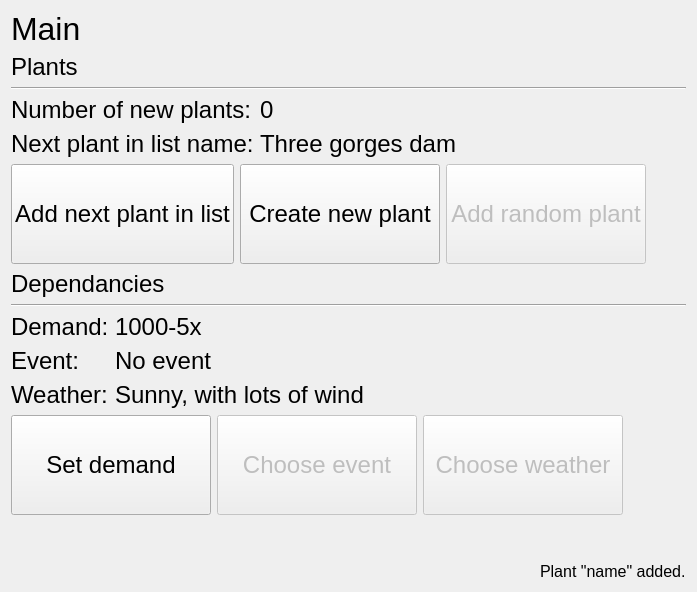
            <widget class="QWidget" name="page_main">
             <layout class="QVBoxLayout" name="verticalLayout_12">
              <item>
               <widget class="QLabel" name="label_7">
                <property name="maximumSize">
                 <size>
                  <width>16777215</width>
                  <height>50</height>
                 </size>
                </property>
                <property name="font">
                 <font>
                  <pointsize>24</pointsize>
                 </font>
                </property>
                <property name="text">
                 <string>Main</string>
                </property>
               </widget>
              </item>
              <item>
               <widget class="QLabel" name="label_12">
                <property name="font">
                 <font>
                  <pointsize>18</pointsize>
                 </font>
                </property>
                <property name="text">
                 <string>Plants</string>
                </property>
               </widget>
              </item>
              <item>
               <widget class="Line" name="line_13">
                <property name="orientation">
                 <enum>Qt::Horizontal</enum>
                </property>
               </widget>
              </item>
              <item>
               <layout class="QFormLayout" name="formLayout_4">
                <property name="topMargin">
                 <number>0</number>
                </property>
                <item row="1" column="0">
                 <widget class="QLabel" name="label_16">
                  <property name="font">
                   <font>
                    <pointsize>18</pointsize>
                   </font>
                  </property>
                  <property name="text">
                   <string>Next plant in list name:</string>
                  </property>
                 </widget>
                </item>
                <item row="0" column="0">
                 <widget class="QLabel" name="label_22">
                  <property name="font">
                   <font>
                    <pointsize>18</pointsize>
                   </font>
                  </property>
                  <property name="text">
                   <string>Number of new plants:</string>
                  </property>
                 </widget>
                </item>
                <item row="0" column="1">
                 <widget class="QLabel" name="main_label_number_new_plants">
                  <property name="font">
                   <font>
                    <pointsize>18</pointsize>
                   </font>
                  </property>
                  <property name="text">
                   <string>0</string>
                  </property>
                 </widget>
                </item>
                <item row="1" column="1">
                 <widget class="QLabel" name="main_label_next_plant_name">
                  <property name="font">
                   <font>
                    <pointsize>18</pointsize>
                   </font>
                  </property>
                  <property name="text">
                   <string>Three gorges dam</string>
                  </property>
                 </widget>
                </item>
               </layout>
              </item>
              <item>
               <layout class="QHBoxLayout" name="horizontalLayout_7">
                <item alignment="Qt::AlignLeft">
                 <widget class="QPushButton" name="main_button_add_plant">
                  <property name="minimumSize">
                   <size>
                    <width>200</width>
                    <height>100</height>
                   </size>
                  </property>
                  <property name="maximumSize">
                   <size>
                    <width>300</width>
                    <height>100</height>
                   </size>
                  </property>
                  <property name="font">
                   <font>
                    <pointsize>18</pointsize>
                   </font>
                  </property>
                  <property name="text">
                   <string>Add next plant in list</string>
                  </property>
                 </widget>
                </item>
                <item alignment="Qt::AlignLeft">
                 <widget class="QPushButton" name="main_button_create_plant">
                  <property name="minimumSize">
                   <size>
                    <width>200</width>
                    <height>100</height>
                   </size>
                  </property>
                  <property name="maximumSize">
                   <size>
                    <width>300</width>
                    <height>100</height>
                   </size>
                  </property>
                  <property name="font">
                   <font>
                    <pointsize>18</pointsize>
                   </font>
                  </property>
                  <property name="text">
                   <string>Create new plant</string>
                  </property>
                 </widget>
                </item>
                <item alignment="Qt::AlignLeft">
                 <widget class="QPushButton" name="main_button_random_plant">
                  <property name="enabled">
                   <bool>false</bool>
                  </property>
                  <property name="minimumSize">
                   <size>
                    <width>200</width>
                    <height>100</height>
                   </size>
                  </property>
                  <property name="maximumSize">
                   <size>
                    <width>300</width>
                    <height>100</height>
                   </size>
                  </property>
                  <property name="font">
                   <font>
                    <pointsize>18</pointsize>
                   </font>
                  </property>
                  <property name="text">
                   <string>Add random plant</string>
                  </property>
                 </widget>
                </item>
                <item>
                 <spacer name="horizontalSpacer_6">
                  <property name="orientation">
                   <enum>Qt::Horizontal</enum>
                  </property>
                  <property name="sizeHint" stdset="0">
                   <size>
                    <width>40</width>
                    <height>20</height>
                   </size>
                  </property>
                 </spacer>
                </item>
               </layout>
              </item>
              <item>
               <widget class="QLabel" name="label_13">
                <property name="font">
                 <font>
                  <pointsize>18</pointsize>
                 </font>
                </property>
                <property name="text">
                 <string>Dependancies</string>
                </property>
               </widget>
              </item>
              <item>
               <widget class="Line" name="line_14">
                <property name="orientation">
                 <enum>Qt::Horizontal</enum>
                </property>
               </widget>
              </item>
              <item>
               <layout class="QFormLayout" name="formLayout_5">
                <property name="topMargin">
                 <number>0</number>
                </property>
                <item row="0" column="0">
                 <widget class="QLabel" name="label_25">
                  <property name="font">
                   <font>
                    <pointsize>18</pointsize>
                   </font>
                  </property>
                  <property name="text">
                   <string>Demand:</string>
                  </property>
                 </widget>
                </item>
                <item row="0" column="1">
                 <widget class="QLabel" name="main_label_demand">
                  <property name="font">
                   <font>
                    <pointsize>18</pointsize>
                   </font>
                  </property>
                  <property name="text">
                   <string>1000-5x</string>
                  </property>
                 </widget>
                </item>
                <item row="1" column="0">
                 <widget class="QLabel" name="label_27">
                  <property name="font">
                   <font>
                    <pointsize>18</pointsize>
                   </font>
                  </property>
                  <property name="text">
                   <string>Event:</string>
                  </property>
                 </widget>
                </item>
                <item row="1" column="1">
                 <widget class="QLabel" name="label_28">
                  <property name="font">
                   <font>
                    <pointsize>18</pointsize>
                   </font>
                  </property>
                  <property name="text">
                   <string>No event</string>
                  </property>
                 </widget>
                </item>
                <item row="2" column="0">
                 <widget class="QLabel" name="label_29">
                  <property name="font">
                   <font>
                    <pointsize>18</pointsize>
                   </font>
                  </property>
                  <property name="text">
                   <string>Weather:</string>
                  </property>
                 </widget>
                </item>
                <item row="2" column="1">
                 <widget class="QLabel" name="label_30">
                  <property name="font">
                   <font>
                    <pointsize>18</pointsize>
                   </font>
                  </property>
                  <property name="text">
                   <string>Sunny, with lots of wind</string>
                  </property>
                 </widget>
                </item>
               </layout>
              </item>
              <item>
               <layout class="QHBoxLayout" name="horizontalLayout_9">
                <item>
                 <widget class="QPushButton" name="main_button_set_demand">
                  <property name="minimumSize">
                   <size>
                    <width>200</width>
                    <height>100</height>
                   </size>
                  </property>
                  <property name="maximumSize">
                   <size>
                    <width>300</width>
                    <height>100</height>
                   </size>
                  </property>
                  <property name="font">
                   <font>
                    <pointsize>18</pointsize>
                   </font>
                  </property>
                  <property name="text">
                   <string>Set demand</string>
                  </property>
                 </widget>
                </item>
                <item alignment="Qt::AlignLeft">
                 <widget class="QPushButton" name="main_button_choose_event">
                  <property name="enabled">
                   <bool>false</bool>
                  </property>
                  <property name="minimumSize">
                   <size>
                    <width>200</width>
                    <height>100</height>
                   </size>
                  </property>
                  <property name="maximumSize">
                   <size>
                    <width>300</width>
                    <height>100</height>
                   </size>
                  </property>
                  <property name="font">
                   <font>
                    <pointsize>18</pointsize>
                   </font>
                  </property>
                  <property name="text">
                   <string>Choose event</string>
                  </property>
                 </widget>
                </item>
                <item alignment="Qt::AlignLeft">
                 <widget class="QPushButton" name="main_button_choose_weather">
                  <property name="enabled">
                   <bool>false</bool>
                  </property>
                  <property name="minimumSize">
                   <size>
                    <width>200</width>
                    <height>100</height>
                   </size>
                  </property>
                  <property name="maximumSize">
                   <size>
                    <width>300</width>
                    <height>100</height>
                   </size>
                  </property>
                  <property name="font">
                   <font>
                    <pointsize>18</pointsize>
                   </font>
                  </property>
                  <property name="text">
                   <string>Choose weather</string>
                  </property>
                 </widget>
                </item>
                <item>
                 <spacer name="horizontalSpacer_7">
                  <property name="orientation">
                   <enum>Qt::Horizontal</enum>
                  </property>
                  <property name="sizeHint" stdset="0">
                   <size>
                    <width>40</width>
                    <height>20</height>
                   </size>
                  </property>
                 </spacer>
                </item>
               </layout>
              </item>
              <item>
               <spacer name="verticalSpacer_6">
                <property name="orientation">
                 <enum>Qt::Vertical</enum>
                </property>
                <property name="sizeHint" stdset="0">
                 <size>
                  <width>20</width>
                  <height>40</height>
                 </size>
                </property>
               </spacer>
              </item>
              <item>
               <layout class="QHBoxLayout" name="horizontalLayout_13">
                <property name="topMargin">
                 <number>0</number>
                </property>
                <item>
                 <spacer name="horizontalSpacer_10">
                  <property name="orientation">
                   <enum>Qt::Horizontal</enum>
                  </property>
                  <property name="sizeHint" stdset="0">
                   <size>
                    <width>40</width>
                    <height>20</height>
                   </size>
                  </property>
                 </spacer>
                </item>
                <item>
                 <widget class="QLabel" name="main_label_warning">
                  <property name="font">
                   <font>
                    <pointsize>12</pointsize>
                   </font>
                  </property>
                  <property name="text">
                   <string>Plant &quot;name&quot; added.</string>
                  </property>
                 </widget>
                </item>
               </layout>
              </item>
             </layout>
            </widget>
